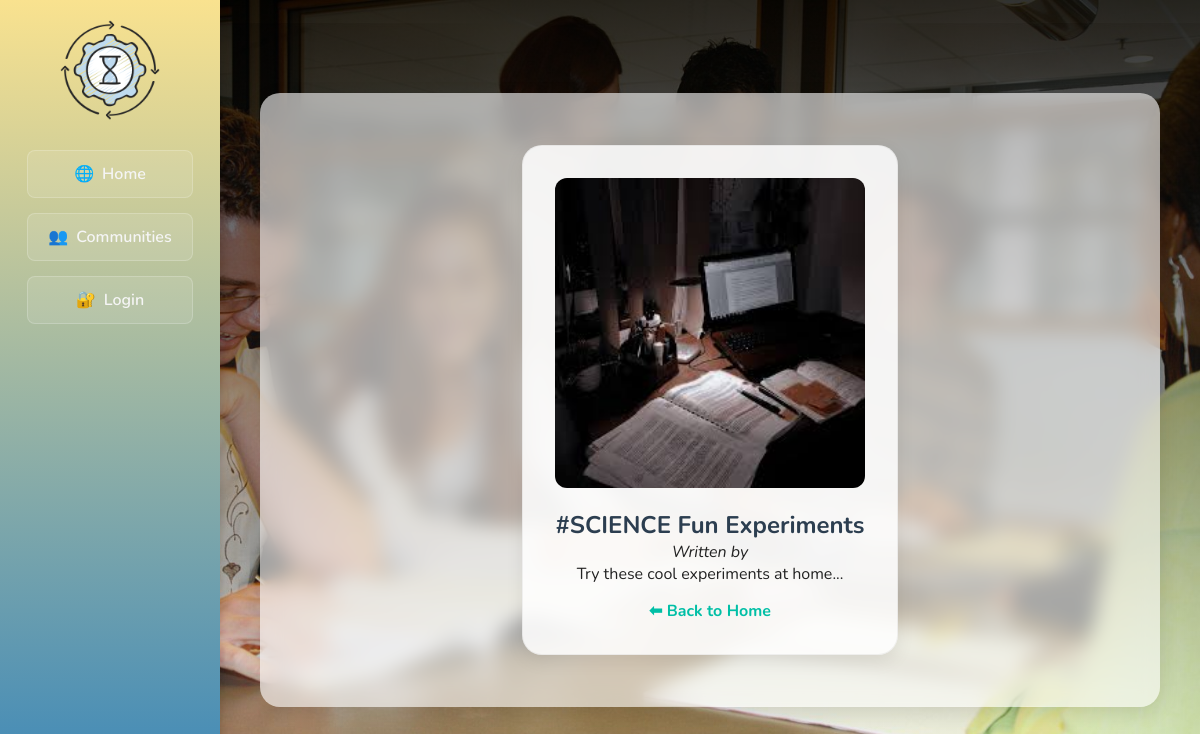
Screenshot of /post/2 with the database file from the repository.
### tables this page shows
CREATE TABLE Posts (
    PostID INTEGER PRIMARY KEY,
    UserID INTEGER,
    Title TEXT NOT NULL,
    Content TEXT NOT NULL,
    CommunityID INTEGER,
    CreatedAt DATE, Image TEXT,
    FOREIGN KEY(UserID) REFERENCES Users(UserID),
    FOREIGN KEY(CommunityID) REFERENCES Communities(CommunityID)
);

### main.py (the view)
@app.route("/post/<int:post_id>")
def post(post_id):
    conn = get_db_connection()
    post_item = conn.execute(
        "SELECT * FROM Posts WHERE PostID = ?", (post_id,)
    ).fetchone()
    conn.close()
    if post_item:
        return render_template("post.html", post=post_item)
    else:
        return "Post not found", 404

### main.py (called while the page is built)
def get_db_connection():
    conn = sqlite3.connect("database/data_source.db")
    conn.row_factory = sqlite3.Row
    return conn

### templates/post.html
{% extends 'layout.html' %} {% block content %}
<div class="card-container">
  <div class="post-card">
    <img
      src="{{ url_for('static', filename='images/' + post.image) }}"
      alt="{{ post.title }}"
      class="post-image"
    />
    <h2>{{ post.title }}</h2>
    <p class="meta"><em>Written by {{ post.author }}</em></p>
    <p>{{ post.content }}</p>
    <a href="{{ url_for('index') }}" class="back-link">⬅ Back to Home</a>
  </div>
</div>
{% endblock %}

### static/css/style.css (style rules this page uses)
* { margin: 0; padding: 0; box-sizing: border-box; }
body { font-family: "Poppins", "Nunito", sans-serif; font-size: 1rem; color: #2a2a2a; background: linear-gradient(135deg, #e8f1f2 0%, #dceefb 100%); }
.card-container { display: flex; flex-wrap: wrap; gap: 20px; justify-content: flex-start; }
.post-card { background: rgba(255, 255, 255, 0.85); border-radius: 20px; border: 1px solid rgba(0, 0, 0, 0.05); box-shadow: 0 6px 18px rgba(0, 0, 0, 0.08); padding: 2rem; max-width: 600px; margin: 20px auto; }
.post-card h2 { color: #2c3e50; }
.post-image { width: 100%; border-radius: 12px; margin-bottom: 15px; }
.back-link { display: inline-block; margin-top: 15px; text-decoration: none; color: #00bfa6; font-weight: bold; }

### rows the page displays
Posts: Image (picture), title "#SCIENCE Fun Experiments", content "Try these cool experiments at home..."
